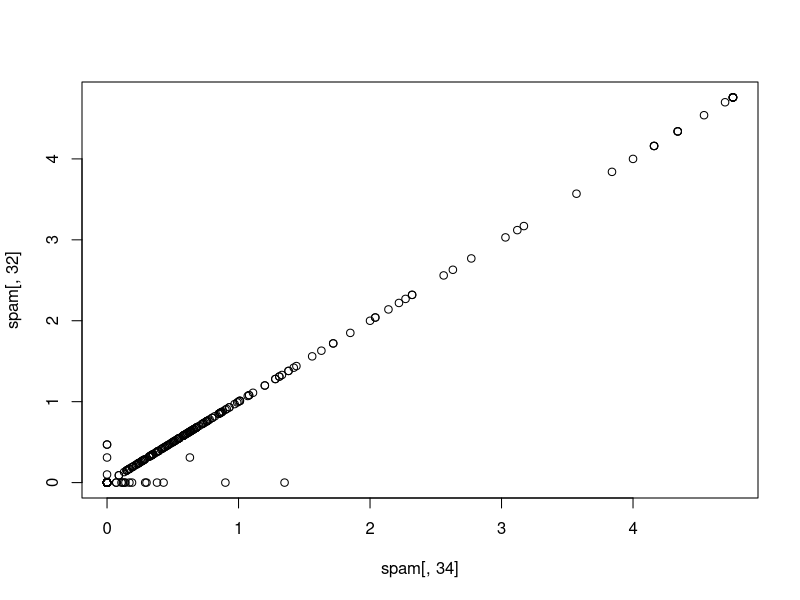
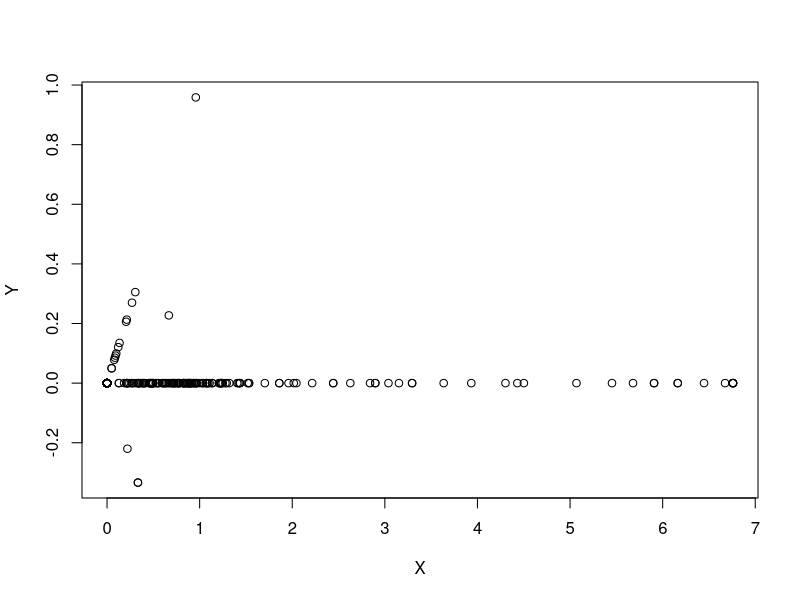
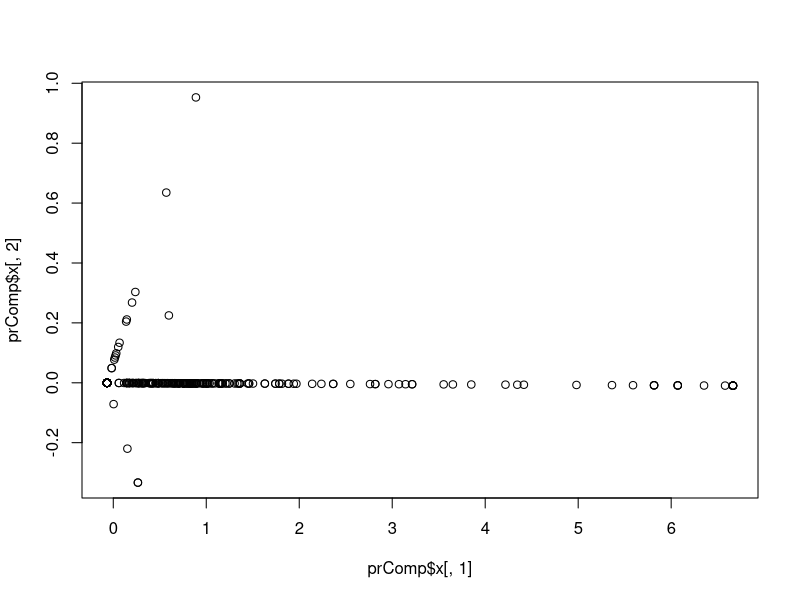
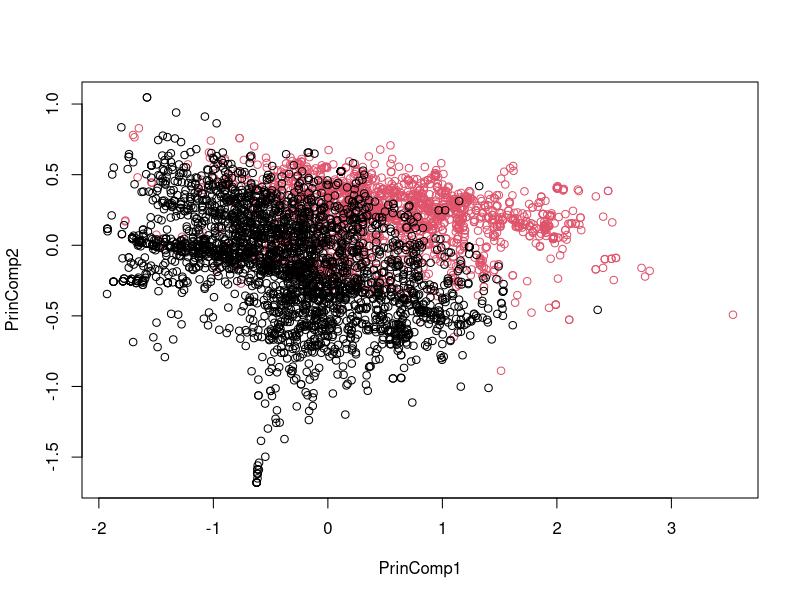
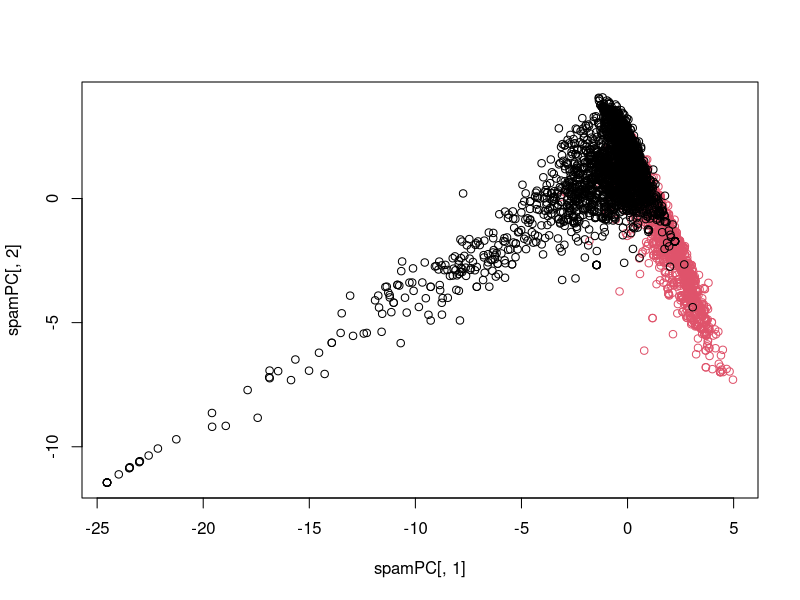

The R source for these figures, in order:
# 2. Palabras correlacionadas
library(caret)
library(kernlab)
data(spam)

inTrain <- createDataPartition(y=spam$type, p=0.75, list=FALSE)
datosSpam <- spam[inTrain, ]
testing <- spam[-inTrain, ]

# Buscando correlaciones entre las palabras tomando su valor absoluto
M <- abs(cor(datosSpam[,-58]))

# cada palabra tiene correlacion de 1 consigo misma, entonces remover la diagonal
diag(M) <- 0

# cuales de las palabras tienen mayor correlacion
which(M > 0.8, arr.ind=T)

# cual es el nombre de las variables correlacionadas
names(spam)[c(34, 32)]

# hacer el plot de las variables
plot(spam[, 34], spam[, 32])

# El objetivo del ACP es de reducir la redundancia y comprimir la información
# Podriamos rotar los graficos
X <- 0.71 * datosSpam$num415 + 0.71 * datosSpam$num857
Y <- 0.71 * datosSpam$num415 - 0.71 * datosSpam$num857
plot(X, Y)

# Para obtener los componentes principales utilizamos - prcomp
subSpam <- spam[, c(34, 32)]
prComp <- prcomp(subSpam)
plot(prComp$x[, 1], prComp$x[, 2])

prComp$rotation

# Probando PCA en datos marcados como SPAM
typeColor <- ((spam$type=="spam") * 1 + 1)
typeColor
prComp <- prcomp(log10(spam[,-58]+1))
# El primer componente captura mas datos que el segundo componente
plot(prComp$x[,1], prComp$x[,2], col=typeColor, xlab="PrinComp1", ylab="PrinComp2")

# PCA con caret con metodo 'pca' y el numero de componentes
preProc <- preProcess(log10(spam[, -58]+1), method="pca", pcaComp=2)
# Se utiliza una transformacion de datos con la funcion log10, y adicionandole 1 a esto. 
# Esto hace que la los datos sean un poco mas Gaussianos. 
# Esto ayuda porque algunas variables estan muy desviadas , mientras que otras estan muy bien.
# A veces es necesario hacer esto para que el PCA sea sensible

spamPC <- predict(preProc, log10(spam[, -58]+1))
plot(spamPC[, 1], spamPC[, 2], col=typeColor)
